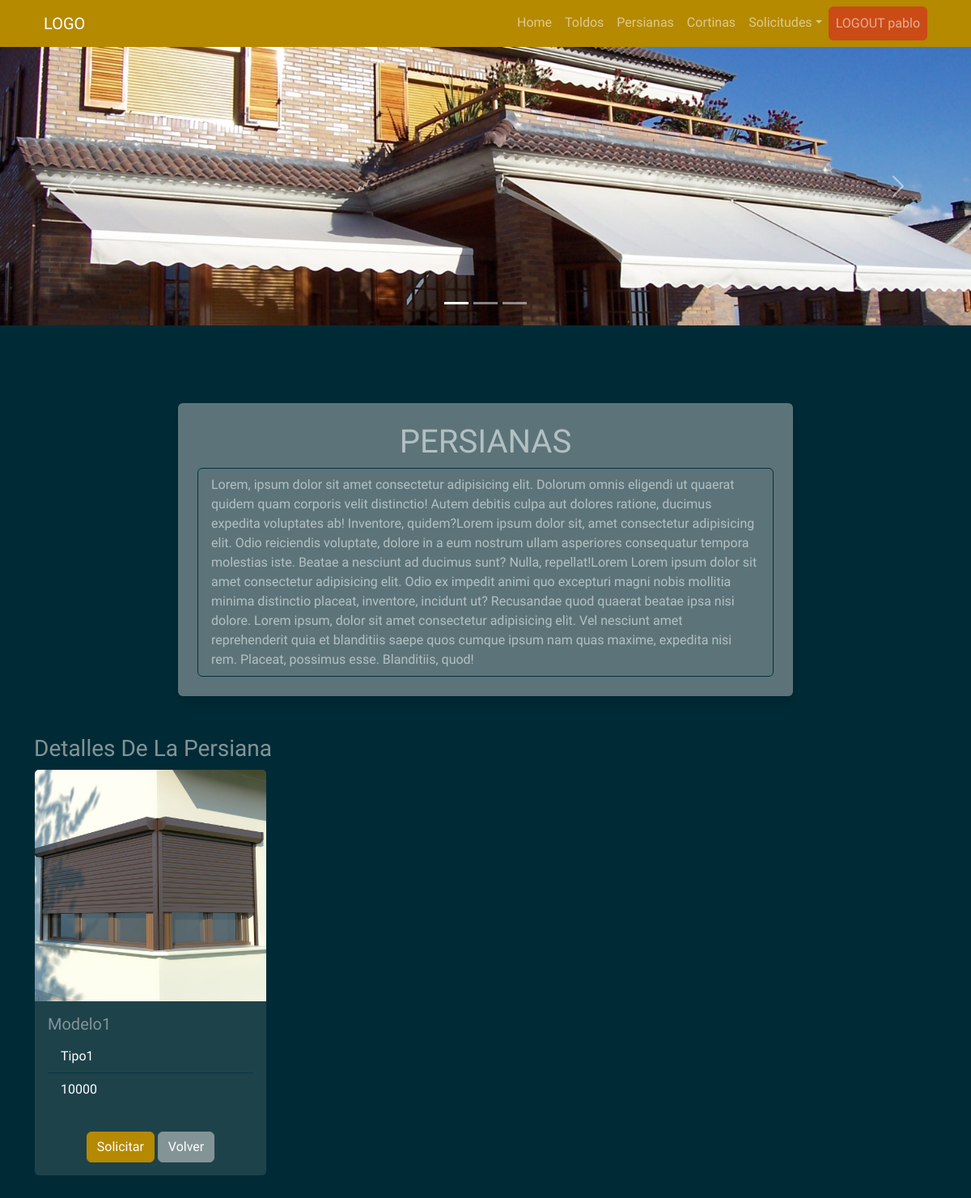
The app's page /persianas_user (signed in), older data.
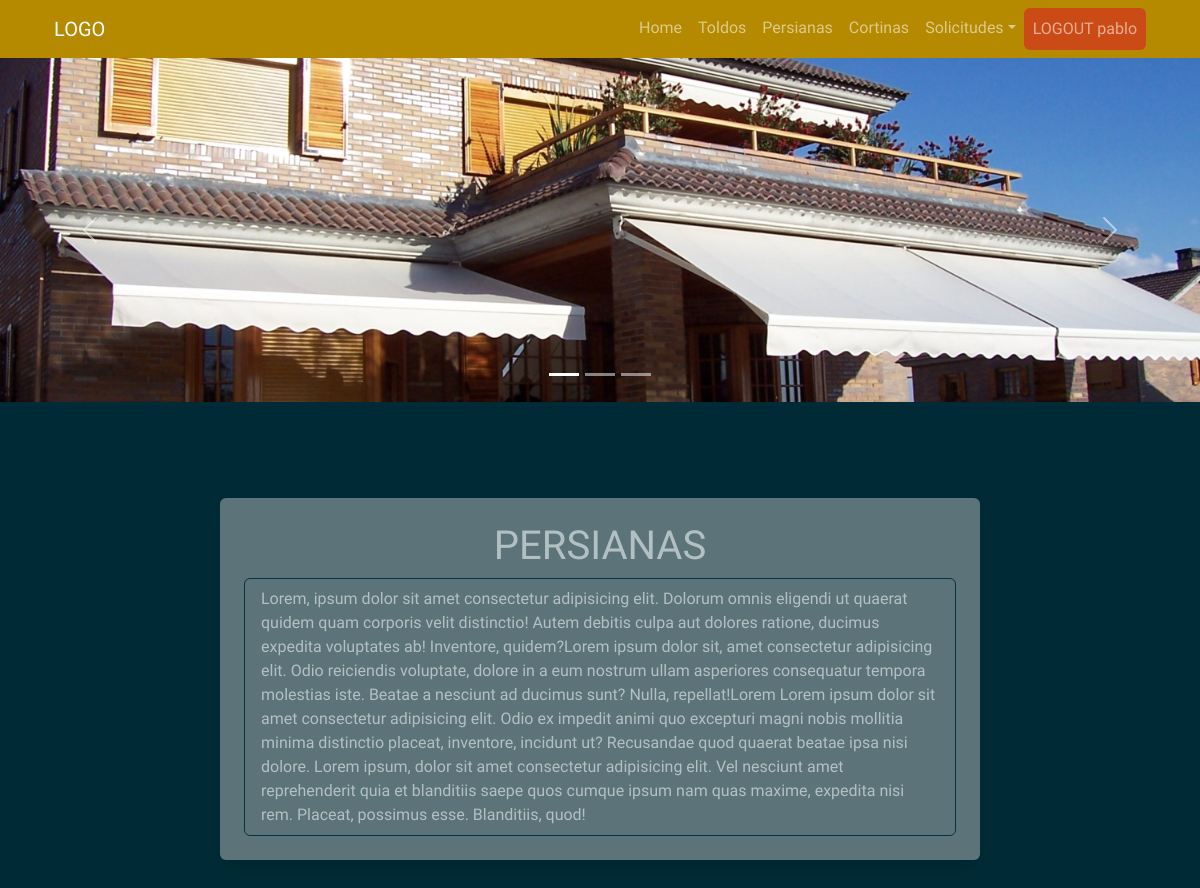
The same page, newer data.
### myapp/models.py (models this page shows)
    class Persiana(db.Model):
        __tablename__ = "Persiana"  # Nombre de la tabla que se crea
        Persiana_id = db.Column("persiana_id", db.Integer, Sequence(
            'persiana_id_seq'),  primary_key=True)
        Modelo = db.Column(db.String(20))
        Tipo = db.Column(db.String(30))
        Dimensiones = db.Column(db.String(30))
        Imagen = db.Column(db.String(30))

### myapp/views.py (the view)
    @app.route("/persianas_user", methods=["GET", "POST"])
    def persianas_user():
        list_persiana = db_access["list_persianas"]
        persianas = list_persiana()
        usuario = session['usuario']
        usu = usuario
        return render_template("user/persianas/persianas_user.html", persianas=persianas, usu=usu)

### myapp/templates/user/persianas/persianas_user.html (shortened to what the changed rows need)
<!DOCTYPE html>
<html>
<head>
    <link href="https://cdn.jsdelivr.net/npm/bootstrap@5.1.3/dist/css/bootstrap.min.css" rel="stylesheet"
>
    <link rel="stylesheet" href="../static/style/bootstrap.min(8).css">
    <link href="https://cdnjs.cloudflare.com/ajax/libs/font-awesome/4.0.3/css/font-awesome.css" rel="stylesheet">
</head>
<body>
    {% include 'includes/navbar_user.html' %}
    <section class="pt-5 pb-5">
        <div class="container">
            <div class="row justify-content-center mt-5">
                <div class="col-8 bg-secondary p-4 rounded shadow text-white" style="opacity: 0.7;">
                    <h1 class=" row justify-content-center ">PERSIANAS</h1>
                </div>
            </div>
            <div class="row mt-5">
                {% for persiana in persianas %}
                <div class="col-4">
                    <p class="list-group">
                    <h3>Detalles De La Persiana</h3>
                    <div class="card" style="width: 18rem;">
                        <img src="../static/style/img/{{persiana.Imagen}}" class="card-img-top" alt="...">
                        <div class="card-body">
                            <h5 class="card-title">
                                {{persiana.Modelo}}
                            </h5>
                            <ul class="list-group list-group-flush">
                                <li class="list-group-item">
                                    {{persiana.Tipo}}
                                </li>
                                <li class="list-group-item">
                                    {{persiana.Dimensiones}}
                                </li>
                            </ul>
                        </div>
                        <div class="card-body mx-auto">
                            <a class="btn btn-primary" href="/details_persiana/{{persiana.Persiana_id}}">Solicitar</a>
                            <a class="btn btn-secondary" href="#">Volver</a>
                        </div>
                    </div>
                    </p>
                </div>
                {% endfor %}
            </div>
        </div>
    </section>
</body>
</html>

Row changes from the older to the newer data that the page shows:
removed Persiana: Imagen (picture), Modelo "Modelo1", Tipo "Tipo1", Dimensiones "10000"
